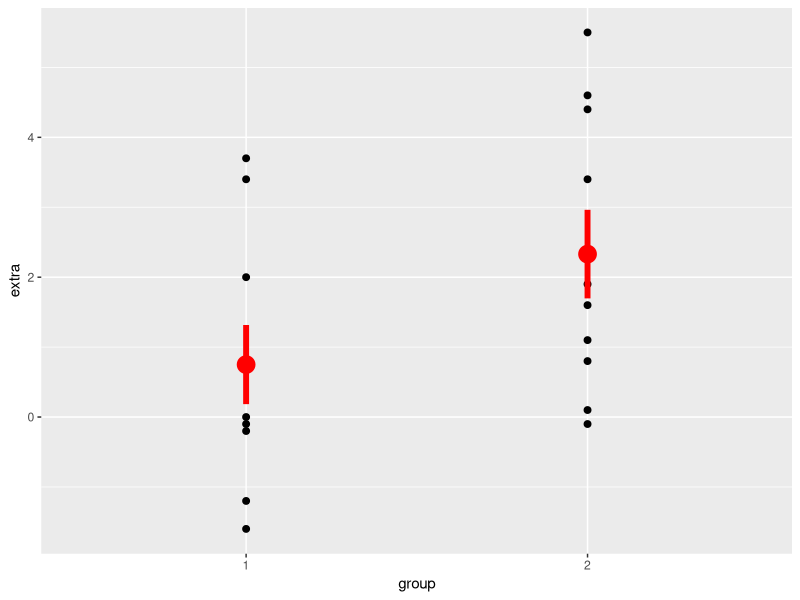
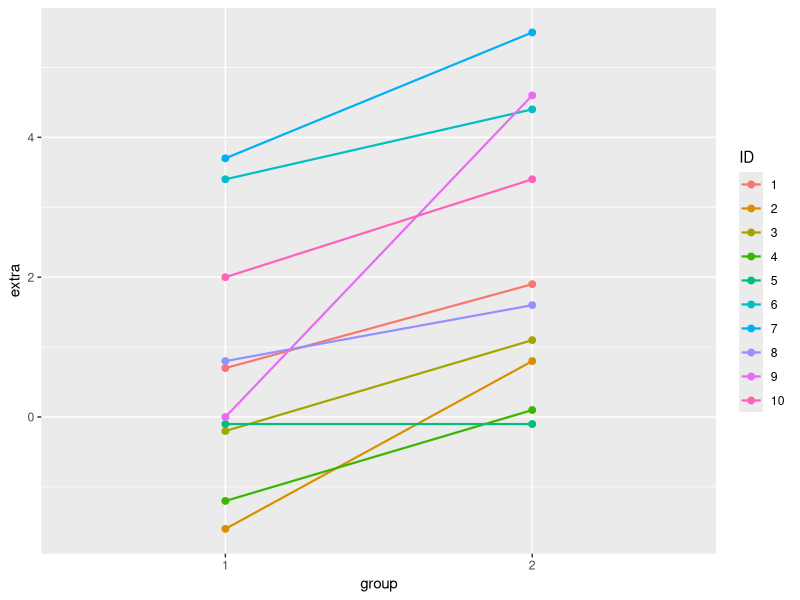

The R script that drew these images, in order:
## ---- chunk 1
library(ggplot2)
ggplot(sleep, aes(y = extra, x = group)) + 
  geom_point(size=2) + 
  stat_summary(fun.data=mean_se, color = 'red', size = 1.25, linewidth = 2)

lmod <- lm(extra ~ as.factor(group), data = sleep)
summary(lmod)
## ---- chunk 2
ggplot(sleep, aes(y = extra, x = group, color = ID)) + 
  geom_point(size=2) + 
  geom_line(aes(group = ID), linewidth = 0.75)
## ---- chunk 3
#install.packages("lme4")
library(lme4)
library(lmerTest)
library(Matrix)
mlmod <- lmer(extra ~ as.factor(group) + (1 | ID), data = sleep)
summary(mlmod)
